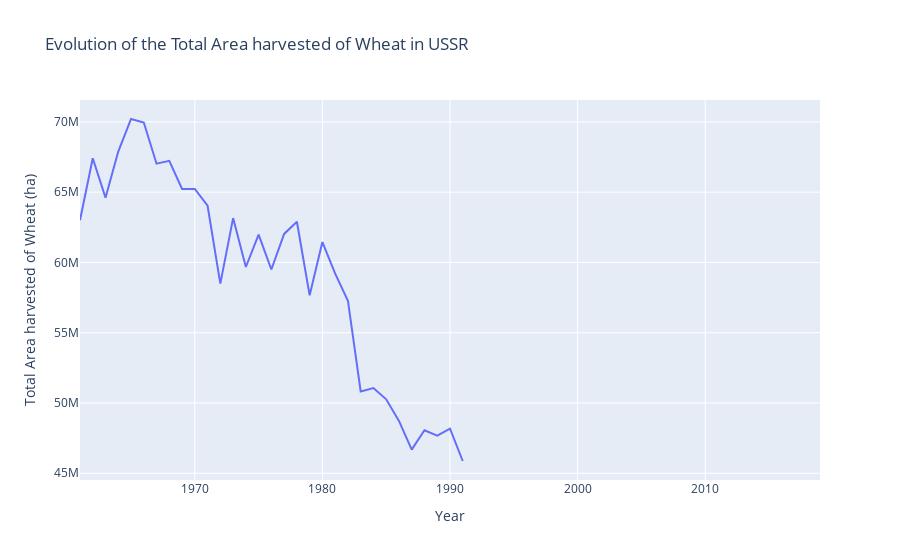
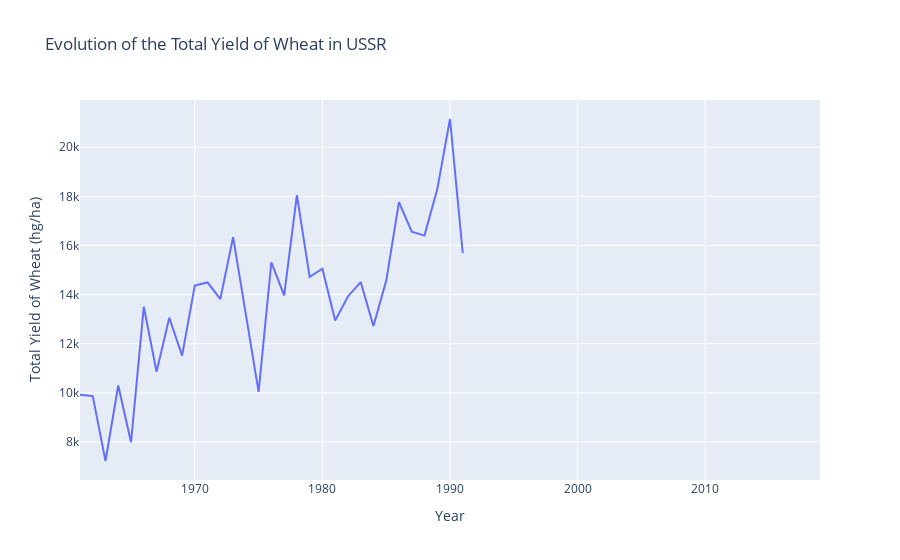
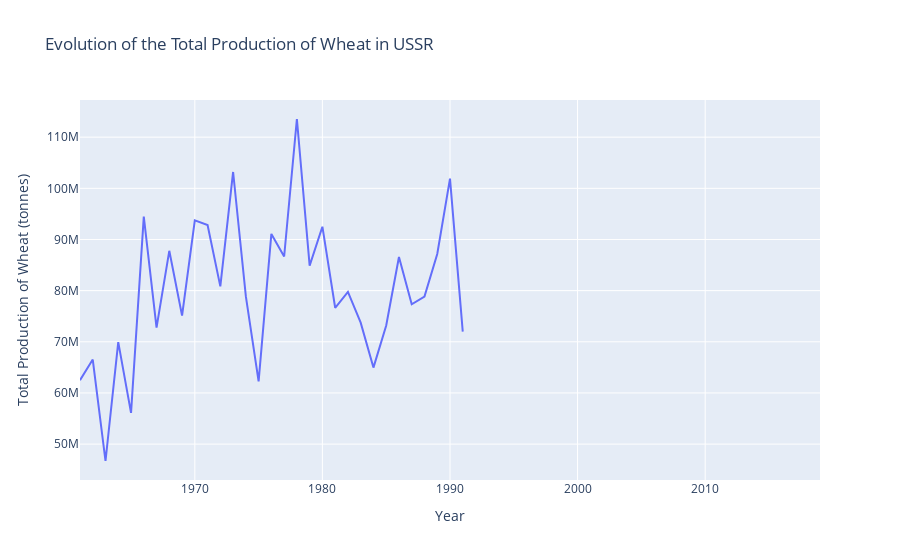

The notebook cell saved with these charts, in order:
### Code cell
show_data(crops_all,"Europe","USSR","Wheat","ALL","1986")
